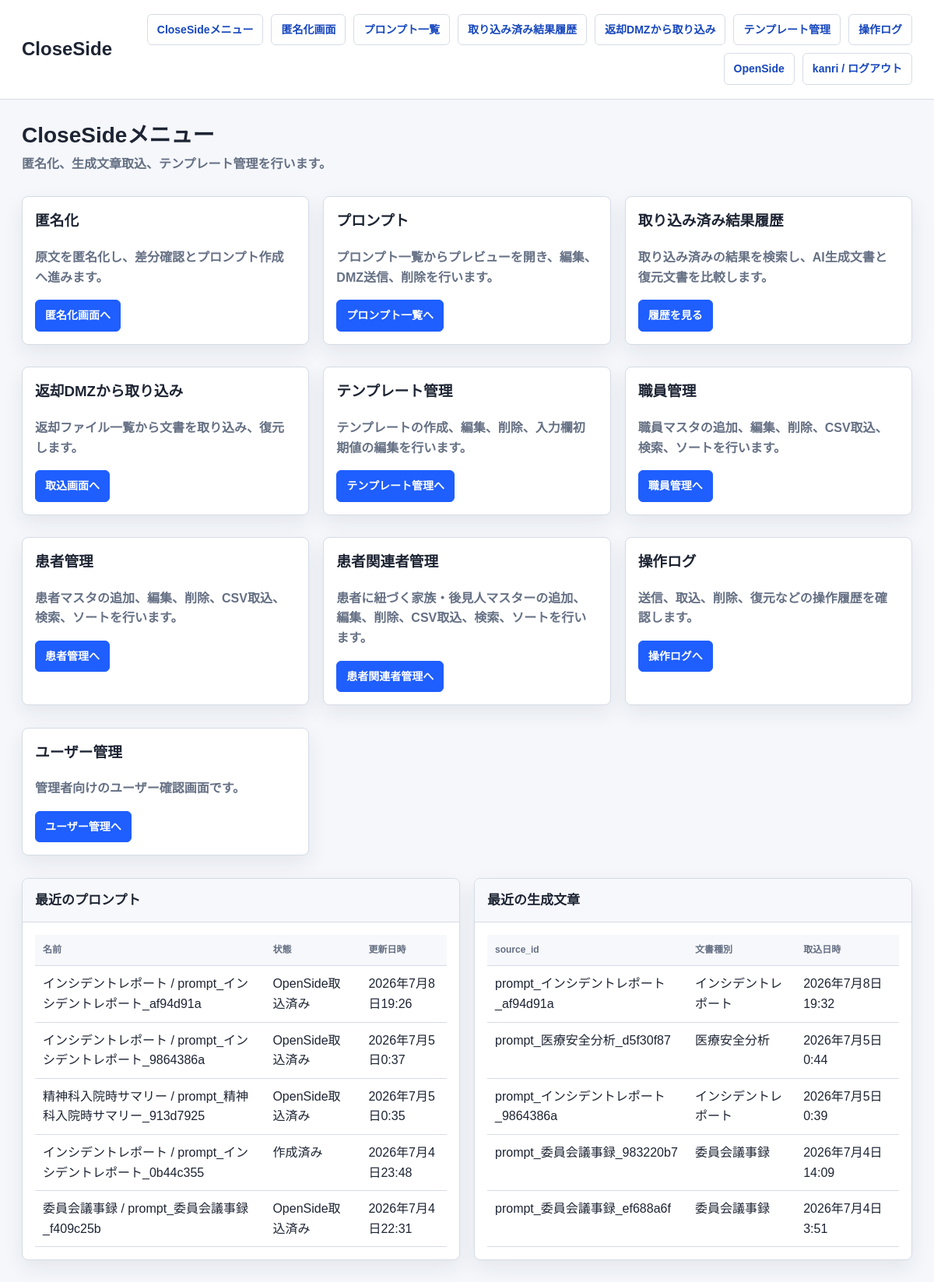
Before: /close/ (signed in) with the older database file.
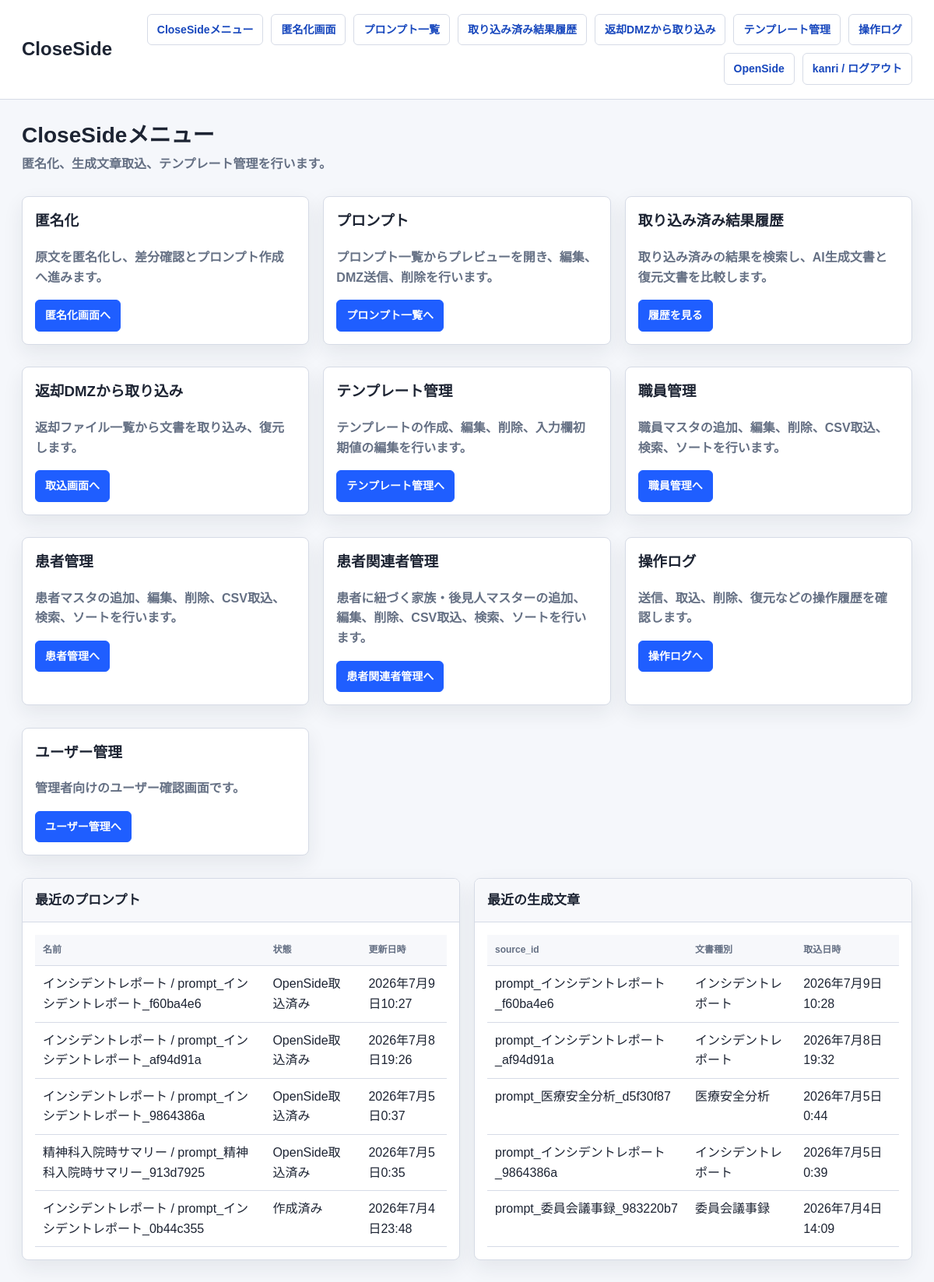
After: the same page with the newer database file.
### anonymizer_app/models.py (models this page shows, shortened)
class Prompt(models.Model):
    STATUS_CHOICES = [
        ('draft', '作成済み'),
        ('sent_to_dmz', 'DMZ送信済み'),
        ('imported_to_open', 'OpenSide取込済み'),
    ]
    name = models.CharField(max_length=255)
    content = models.TextField()
    source_input_data = models.JSONField(blank=True, default=dict)
    source_id = models.CharField(max_length=255, blank=True, default='', db_index=True)
    owner = models.ForeignKey(settings.AUTH_USER_MODEL, null=True, blank=True, on_delete=models.SET_NULL)
    status = models.CharField(max_length=32, choices=STATUS_CHOICES, default='draft')
    created_at = models.DateTimeField(default=timezone.now)
    updated_at = models.DateTimeField(auto_now=True)

class RestoredResult(models.Model):
    STATUS_CHOICES = [
        ('imported', '取込済み'),
        ('deleted', '削除済み'),
    ]
    source_id = models.CharField(max_length=255, db_index=True)
    result_id = models.CharField(max_length=255, blank=True, default='')
    template_type = models.CharField(max_length=255, blank=True, default='')
    result_text = models.TextField()
    restored_text = models.TextField()
    result_json = models.JSONField(null=True, blank=True)
    imported_filename = models.CharField(max_length=255, blank=True, default='')
    reviewer = models.CharField(max_length=255, blank=True, default='')
    owner = models.ForeignKey(settings.AUTH_USER_MODEL, null=True, blank=True, on_delete=models.SET_NULL)
    status = models.CharField(max_length=32, choices=STATUS_CHOICES, default='imported')
    created_at = models.DateTimeField(default=timezone.now)
    updated_at = models.DateTimeField(auto_now=True)

### close_side/views.py (the view)
# urls.py: path('', lambda request: redirect('close_side:menu'), name='home'),
def menu(request):
    recent_prompts = _owned_queryset(Prompt.objects.all(), request.user).order_by('-updated_at')[:5]
    recent_results = _owned_queryset(RestoredResult.objects.all(), request.user).order_by('-created_at')[:5]
    return render(request, 'anonymizer_app/close_menu.html', {
        'recent_prompts': recent_prompts,
        'recent_results': recent_results,
    })

### anonymizer_app/network_policy.py (called while the page is built)
def network_policy() -> dict:
    return getattr(settings, 'NETWORK_POLICY', DEFAULT_NETWORK_POLICY)

def get_client_ip(request) -> str:
    forwarded_for = request.META.get('HTTP_X_FORWARDED_FOR', '')
    if getattr(settings, 'NETWORK_POLICY_TRUST_X_FORWARDED_FOR', True) and forwarded_for:
        return forwarded_for.split(',')[0].strip()
    return request.META.get('REMOTE_ADDR') or ''

def normalize_ip(value: str):
    try:
        return ip_address(value)
    except ValueError:
        return None

def _networks(cidrs: list[str]):
    networks = []
    for cidr in cidrs:
        try:
            networks.append(ip_network(cidr))
        except ValueError:
            continue
    return networks

def side_for_path(path: str) -> str:
    for side, rule in network_policy().items():
        if any(path.startswith(prefix) for prefix in rule.get('paths', [])):
            return side
    return ''

def allowed_cidrs_for_side(side: str) -> list[str]:
    rule = network_policy().get(side, {})
    cidrs = list(rule.get('cidrs', []))
    if getattr(settings, 'NETWORK_POLICY_ALLOW_LOOPBACK', False):
        cidrs.extend(LOOPBACK_CIDRS)
    return cidrs

### anonymizer_app/templates/anonymizer_app/close_menu.html (shortened to what this page needs)
{% extends "anonymizer_app/base.html" %}
{% block brand %}CloseSide{% endblock %}
{% block page_title %}CloseSideメニュー{% endblock %}
{% block page_subtitle %}<p class="page-subtitle">匿名化、生成文章取込、テンプレート管理を行います。</p>{% endblock %}
{% block content %}
  <section class="menu-grid">
    <article class="card">
      <h3>匿名化</h3>
      <p class="muted">原文を匿名化し、差分確認とプロンプト作成へ進みます。</p>
      <a class="button primary" href="{% url 'close_side:home' %}">匿名化画面へ</a>
    </article>
    <article class="card">
      <h3>プロンプト</h3>
      <p class="muted">プロンプト一覧からプレビューを開き、編集、DMZ送信、削除を行います。</p>
      <a class="button primary" href="{% url 'close_side:prompts_list' %}">プロンプト一覧へ</a>
    </article>
    <article class="card">
      <h3>取り込み済み結果履歴</h3>
      <p class="muted">取り込み済みの結果を検索し、AI生成文書と復元文書を比較します。</p>
      <a class="button primary" href="{% url 'close_side:result_history_list' %}">履歴を見る</a>
    </article>
    <article class="card">
      <h3>返却DMZから取り込み</h3>
      <p class="muted">返却ファイル一覧から文書を取り込み、復元します。</p>
      <a class="button primary" href="{% url 'close_side:result_import_list' %}">取込画面へ</a>
    </article>
    <article class="card">
      <h3>テンプレート管理</h3>
      <p class="muted">テンプレートの作成、編集、削除、入力欄初期値の編集を行います。</p>
      <a class="button primary" href="{% url 'close_side:templates_list' %}">テンプレート管理へ</a>
    </article>
    {% if request.user.is_staff or request.user.is_superuser %}
      <article class="card">
        <h3>職員管理</h3>
        <p class="muted">職員マスタの追加、編集、削除、CSV取込、検索、ソートを行います。</p>
        <a class="button primary" href="{% url 'close_side:staff_list' %}">職員管理へ</a>
      </article>
    {% endif %}
    {% if request.user.is_staff or request.user.is_superuser %}
      <article class="card">
        <h3>患者管理</h3>
        <p class="muted">患者マスタの追加、編集、削除、CSV取込、検索、ソートを行います。</p>
        <a class="button primary" href="{% url 'close_side:patient_list' %}">患者管理へ</a>
      </article>
      <article class="card">
        <h3>患者関連者管理</h3>
        <p class="muted">患者に紐づく家族・後見人マスターの追加、編集、削除、CSV取込、検索、ソートを行います。</p>
        <a class="button primary" href="{% url 'close_side:linked_person_list' %}">患者関連者管理へ</a>
      </article>
    {% endif %}
    {% if request.user.is_staff or request.user.is_superuser %}
      <article class="card">
        <h3>操作ログ</h3>
        <p class="muted">送信、取込、削除、復元などの操作履歴を確認します。</p>
        <a class="button primary" href="{% url 'close_side:operation_logs' %}">操作ログへ</a>
      </article>
      <article class="card">
        <h3>ユーザー管理</h3>
        <p class="muted">管理者向けのユーザー確認画面です。</p>
        <a class="button primary" href="{% url 'close_side:user_list' %}">ユーザー管理へ</a>
      </article>
    {% endif %}
  </section>
  <section class="grid" style="margin-top:18px">
    <div class="panel">
      <div class="panel-header"><h3 class="panel-title">最近のプロンプト</h3></div>
      <div class="panel-body">
        {% if recent_prompts %}
          <table>
            <thead><tr><th>名前</th><th>状態</th><th>更新日時</th></tr></thead>
            <tbody>
              {% for prompt in recent_prompts %}
                <tr>
                  <td>{{ prompt.name }}</td>
                  <td>{{ prompt.get_status_display }}</td>
                  <td>{{ prompt.updated_at }}</td>
                </tr>
              {% endfor %}
            </tbody>
          </table>
        {% else %}
          <p class="empty">プロンプトはまだありません。</p>
        {% endif %}
      </div>
    </div>
    <div class="panel">
      <div class="panel-header"><h3 class="panel-title">最近の生成文章</h3></div>
      <div class="panel-body">
        {% if recent_results %}
          <table>
            <thead><tr><th>source_id</th><th>文書種別</th><th>取込日時</th></tr></thead>
            <tbody>
              {% for result in recent_results %}
                <tr>
                  <td>{{ result.source_id }}</td>
                  <td>{{ result.template_type }}</td>
                  <td>{{ result.created_at }}</td>
                </tr>
              {% endfor %}
            </tbody>
          </table>
        {% else %}
          <p class="empty">取り込み済み生成文章はまだありません。</p>
        {% endif %}
      </div>
    </div>
  </section>
{% endblock %}

Changed rows visible on the page:
no longer on this page (row unchanged): Prompt: name "委員会議事録 / prompt_委員会議事録_f409c25b", status "OpenSide取込済み", updated_at "2026年7月4日22:31"
no longer on this page (row unchanged): RestoredResult: source_id "prompt_委員会議事録_ef688a6f", template_type "委員会議事録", created_at "2026年7月4日3:51"
added Prompt: name "インシデントレポート / prompt_インシデントレポート_f60ba4e6", status "OpenSide取込済み", updated_at "2026年7月9日10:27"
added RestoredResult: source_id "prompt_インシデントレポート_f60ba4e6", template_type "インシデントレポート", created_at "2026年7月9日10:28"
